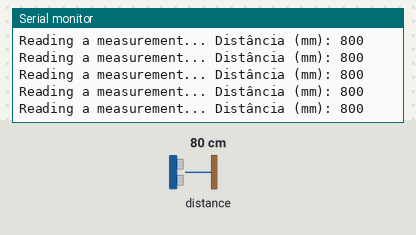
Bench run of a sketch on a simulated Arduino Uno, built with avr-gcc and run on an emulated ATmega328P. Shown: the last lines printed to the serial monitor. Inputs (shaded band) come from the test bench; at power-on: distance to the obstacle 80 cm.

Above: at 1.2 s.
1.3 s: distance to the obstacle set to 2 cm
At 1.48 s:
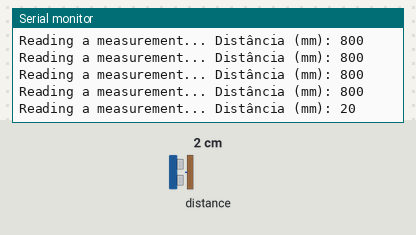
4.3 s: distance to the obstacle set to 250 cm
At 4.42 s:
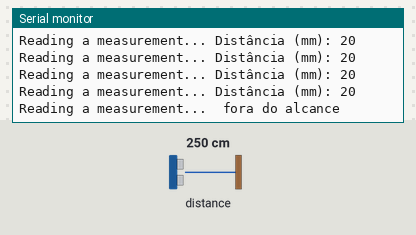

The sketch:

vl53l0x.ino
```cpp
#include "Adafruit_VL53L0X.h"

Adafruit_VL53L0X lox = Adafruit_VL53L0X();

void setup() {
  Serial.begin(9600);

  // Espera até o porto esteja disponível
  while (! Serial) {
    delay(1);
  }

  Serial.println("Adafruit VL53L0X test");
  if (!lox.begin()) {
    Serial.println(F("Failed to boot VL53L0X"));
    while(1);
  }
  // power
  Serial.println(F("VL53L0X API Simple Ranging example\n\n"));
}

void loop() {
  VL53L0X_RangingMeasurementData_t measure;

  Serial.print("Reading a measurement... ");
  // A função rangingTest ativa o sensor para medir a distância de um objeto à frente dele.
  // O resultado é armazenado na variável measure.
  lox.rangingTest(&measure, false);  // Ao passar false, a função executa a medição normalmente,
                                     //sem imprimir informações extras na saída serial.

  if (measure.RangeStatus != 4) {  // phase failures have incorrect data
    Serial.print("Distância (mm): "); Serial.println(measure.RangeMilliMeter);
  } else {
    Serial.println(" fora do alcance ");
  }
  delay(100);
}
```

Measured:
- after the input at 1.3 s, the serial monitor: prints a new line after 0.06 s (image 1)
